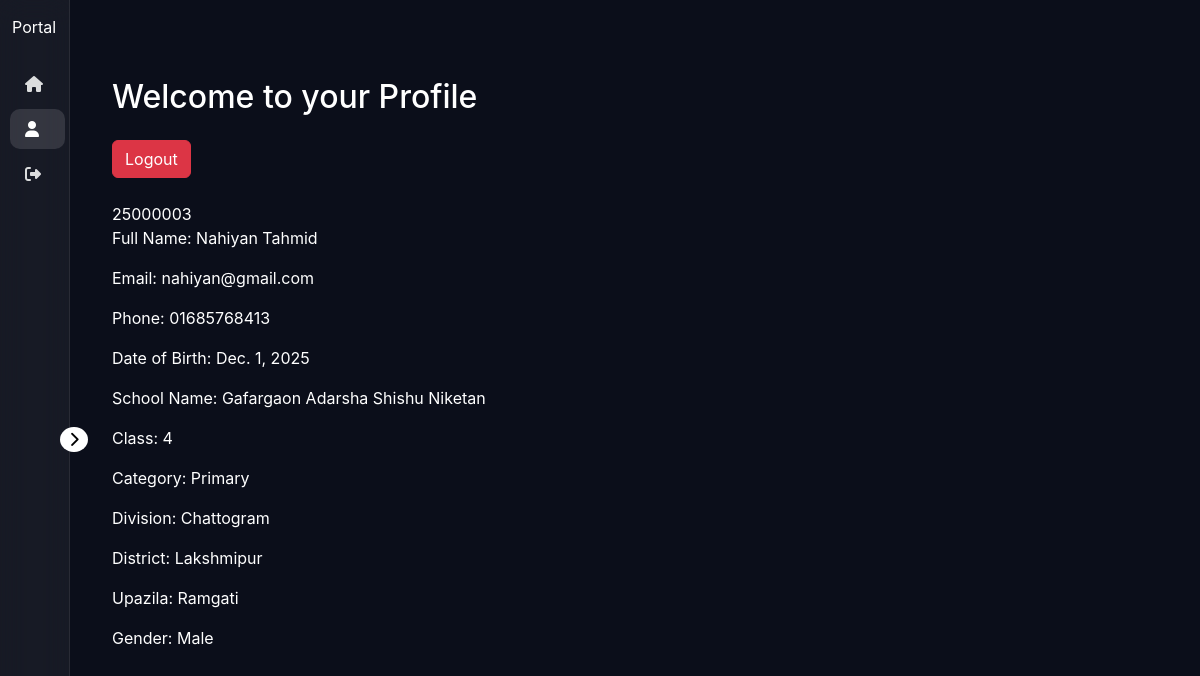
Screenshot of /profile/ (signed in) with the database file from the repository.
### Registration/models.py (models this page shows, shortened)
class Student(models.Model):
    user = models.OneToOneField(
        User,
        on_delete=models.CASCADE,
        related_name="student_profile"
    )
    full_name = models.CharField(max_length=200, default="Unknown")
    school_name = models.CharField(max_length=200, default="Not Provided")
    phone = models.CharField(max_length=20, default="N/A")
    division = models.CharField(max_length=100, default="Not Selected")
    district = models.CharField(max_length=100, default="Not Selected")
    upazila = models.CharField(max_length=100, default="Not Selected")
    gender = models.CharField(max_length=20, default="Not Specified")
    student_class = models.CharField(max_length=20, default="Unknown")
    category_name = models.CharField(max_length=50, default="Unknown")
    dob = models.DateField(default=timezone.now)  # Prevent migration error
    created_at = models.DateTimeField(auto_now_add=True)
    updated_at = models.DateTimeField(auto_now=True)

### Registration/views.py (the view, shortened to what this page needs)
# urls.py: path("profile/", views.profile_view, name="profile"),
@never_cache
def profile_view(request):
    if not request.user.is_authenticated:
        messages.info(request, "Login First")
        return redirect("app:login")
        messages.info(request, "Login First")
        return redirect("app:login")
    year = active_year() + 1
    student = get_object_or_404(Student, user=request.user)
    show_update = request.GET.get("show_update")
    form = None
    profile = Student.objects.select_related('user').get(user=request.user)
    return render(
        request, "profile.html", {"form": form, "show_update": show_update, "year": year, "profile_info": profile}
    )

### Registration/models.py (called while the page is built)
def active_year():
    return getattr(settings, "ACTIVE_YEAR", timezone.now().year)

### Registration/templates/profile.html (shortened to what this page needs)
{% extends "base.html" %}
{% load static %}
{% block links %}
    <link rel="stylesheet" href="{% static 'css/profile.css' %}">
{% endblock links %}
{% block content %}
<div class="container my-5">
    <h2 class="mb-4">Welcome to your Profile</h2>
    <a href="{% url 'app:logout' %}" class="btn btn-danger mb-4">Logout</a>
    <br>{{ user.username }}
    <div class="profile-details">
        <p>Full Name: {{ profile_info.full_name }}</p>
        <p>Email: {{ user.email }}</p>
        <p>Phone: {{ profile_info.phone }}</p>
        <p>Date of Birth: {{ profile_info.dob }}</p>
        <p>School Name: {{ profile_info.school_name }}</p>
        <p>Class: {{ profile_info.student_class }}</p>
        <p>Category: {{ profile_info.category_name }}</p>
        <p>Division: {{ profile_info.division }}</p>
        <p>District: {{ profile_info.district }}</p>
        <p>Upazila: {{ profile_info.upazila }}</p>
        <p>Gender: {{ profile_info.gender }}</p>
    </div>
{% endblock %}

### static/css/base.css (style rules this page uses)
:root { --blue: #4d9bff; --blue-hover: rgba(77, 155, 255, 0.25); --blue-active: rgba(77, 155, 255, 0.35); --sidebar-width: 70px; --sidebar-expanded: 220px; }
body { background: #0b0e1a; margin: 0; font-family: "Inter", sans-serif; color: white; }

### rows the page displays
Student: full_name "Nahiyan Tahmid", phone "01685768413", dob "Dec. 1, 2025", school_name "Gafargaon Adarsha Shishu Niketan", student_class "4", category_name "Primary", division "Chattogram", district "Lakshmipur", upazila "Ramgati", gender "Male"

### other values shown
{{ user.username }} "25000003"
{{ user.email }} "nahiyan@gmail.com"
